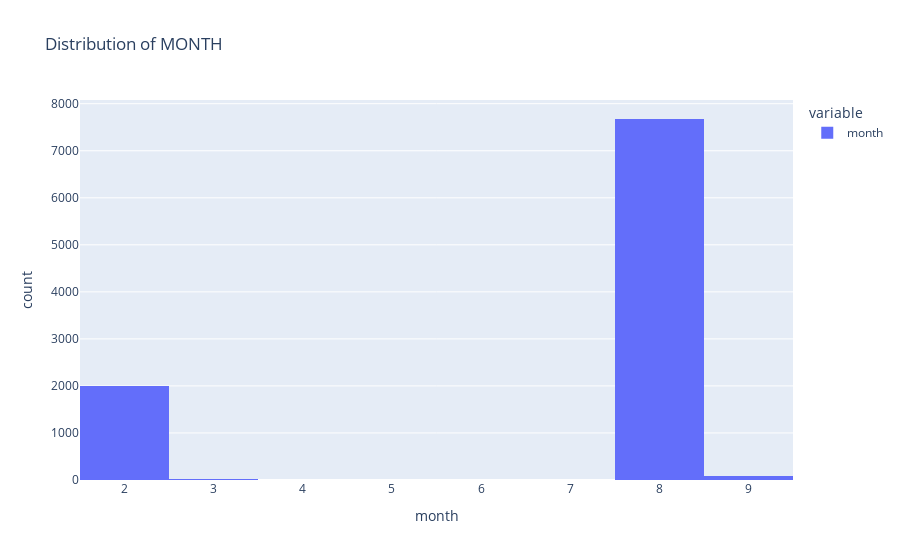
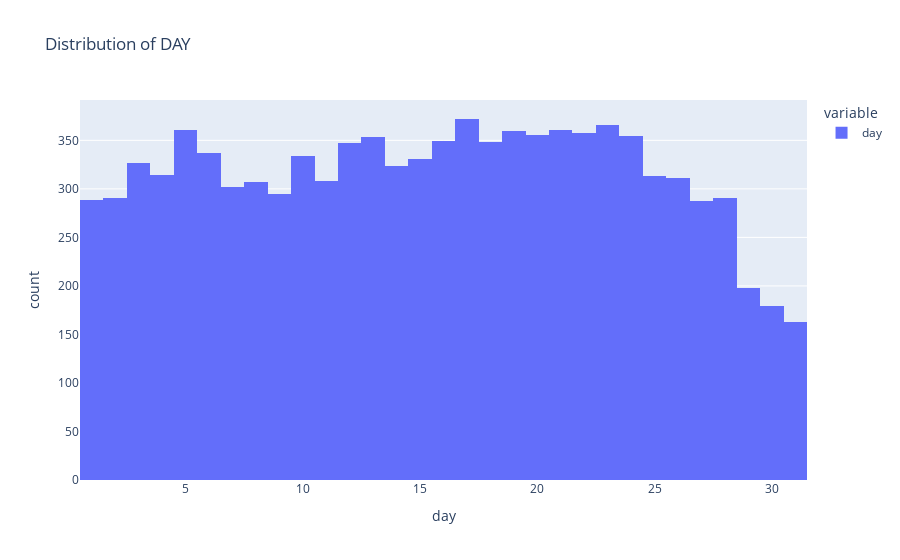
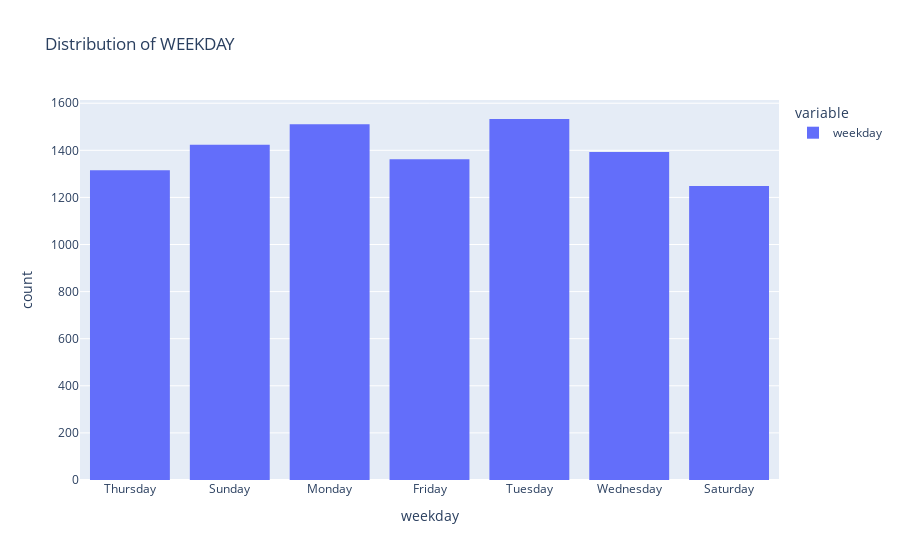
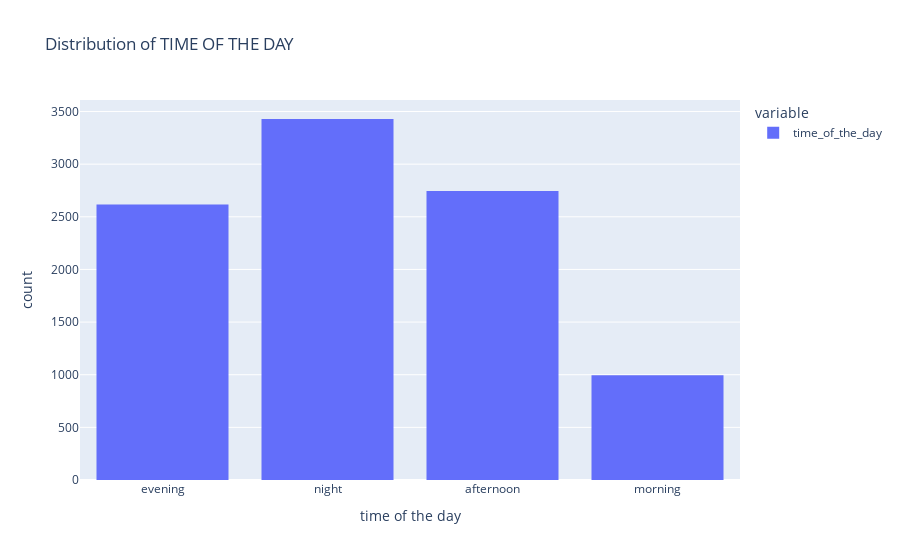

The notebook cell these images were saved under, in order:
### Code cell
# distributions of columns
columns = ['month', 'day', 'weekday',  'time_of_the_day','state','country','language']
for column in columns:
    px.histogram(data_sample[column], title='Distribution of '+ str.upper(column).replace('_', ' '), labels={'value': str(column).replace('_', ' ')}).show()

### Figure 1 — Plotly figure (JSON) as saved in the notebook; plotly's stock layout.template omitted (floating-point values rounded to 4 significant figures; data arrays with more than 128 entries replaced by an {"elided": "..."} marker saying what was removed)
{"data": [{"alignmentgroup": "True", "bingroup": "x", "hovertemplate": "variable=month<br>month=%{x}<br>count=%{y}<extra></extra>", "legendgroup": "month", "marker": {"color": "#636efa", "pattern": {"shape": ""}}, "name": "month", "offsetgroup": "month", "orientation": "v", "showlegend": true, "type": "histogram", "x": {"elided": "9787 int values"}, "xaxis": "x", "yaxis": "y"}], "layout": {"barmode": "relative", "legend": {"title": {"text": "variable"}, "tracegroupgap": 0}, "title": {"text": "Distribution of MONTH"}, "xaxis": {"anchor": "y", "domain": [0, 1], "title": {"text": "month"}}, "yaxis": {"anchor": "x", "domain": [0, 1], "title": {"text": "count"}}}}

### Figure 2 — Plotly figure (JSON) as saved in the notebook; plotly's stock layout.template omitted (floating-point values rounded to 4 significant figures; data arrays with more than 128 entries replaced by an {"elided": "..."} marker saying what was removed)
{"data": [{"alignmentgroup": "True", "bingroup": "x", "hovertemplate": "variable=day<br>day=%{x}<br>count=%{y}<extra></extra>", "legendgroup": "day", "marker": {"color": "#636efa", "pattern": {"shape": ""}}, "name": "day", "offsetgroup": "day", "orientation": "v", "showlegend": true, "type": "histogram", "x": {"elided": "9787 int values"}, "xaxis": "x", "yaxis": "y"}], "layout": {"barmode": "relative", "legend": {"title": {"text": "variable"}, "tracegroupgap": 0}, "title": {"text": "Distribution of DAY"}, "xaxis": {"anchor": "y", "domain": [0, 1], "title": {"text": "day"}}, "yaxis": {"anchor": "x", "domain": [0, 1], "title": {"text": "count"}}}}

### Figure 3 — Plotly figure (JSON) as saved in the notebook; plotly's stock layout.template omitted (floating-point values rounded to 4 significant figures; data arrays with more than 128 entries replaced by an {"elided": "..."} marker saying what was removed)
{"data": [{"alignmentgroup": "True", "bingroup": "x", "hovertemplate": "variable=weekday<br>weekday=%{x}<br>count=%{y}<extra></extra>", "legendgroup": "weekday", "marker": {"color": "#636efa", "pattern": {"shape": ""}}, "name": "weekday", "offsetgroup": "weekday", "orientation": "v", "showlegend": true, "type": "histogram", "x": {"elided": "9787 str values"}, "xaxis": "x", "yaxis": "y"}], "layout": {"barmode": "relative", "legend": {"title": {"text": "variable"}, "tracegroupgap": 0}, "title": {"text": "Distribution of WEEKDAY"}, "xaxis": {"anchor": "y", "domain": [0, 1], "title": {"text": "weekday"}}, "yaxis": {"anchor": "x", "domain": [0, 1], "title": {"text": "count"}}}}

### Figure 4 — Plotly figure (JSON) as saved in the notebook; plotly's stock layout.template omitted (floating-point values rounded to 4 significant figures; data arrays with more than 128 entries replaced by an {"elided": "..."} marker saying what was removed)
{"data": [{"alignmentgroup": "True", "bingroup": "x", "hovertemplate": "variable=time_of_the_day<br>time of the day=%{x}<br>count=%{y}<extra></extra>", "legendgroup": "time_of_the_day", "marker": {"color": "#636efa", "pattern": {"shape": ""}}, "name": "time_of_the_day", "offsetgroup": "time_of_the_day", "orientation": "v", "showlegend": true, "type": "histogram", "x": {"elided": "9787 str values"}, "xaxis": "x", "yaxis": "y"}], "layout": {"barmode": "relative", "legend": {"title": {"text": "variable"}, "tracegroupgap": 0}, "title": {"text": "Distribution of TIME OF THE DAY"}, "xaxis": {"anchor": "y", "domain": [0, 1], "title": {"text": "time of the day"}}, "yaxis": {"anchor": "x", "domain": [0, 1], "title": {"text": "count"}}}}
